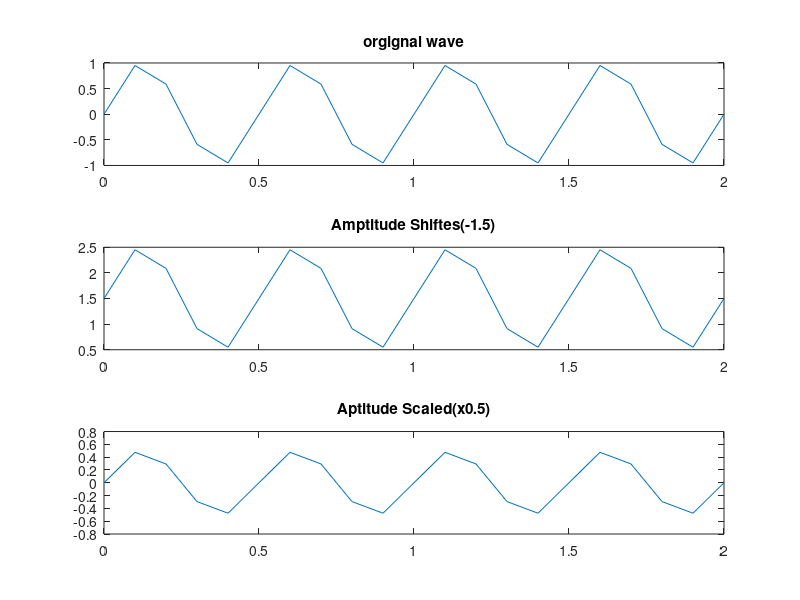

Source code (MATLAB):
t = 0:0.1:2;
x = sin(2*pi*2*t);

c = 1.5;
x_amptitude = x+c;

a = 0.5;
x_ampscale = a*x;

subplot(3,1,1);
plot(t,x);
title('orgignal wave');

subplot(3,1,2);
plot(t,x_amptitude);
title('Amptitude Shiftes(-1.5)');

subplot(3,1,3);
plot(t,x_ampscale);
title('Aptitude Scaled(x0.5)'); 
